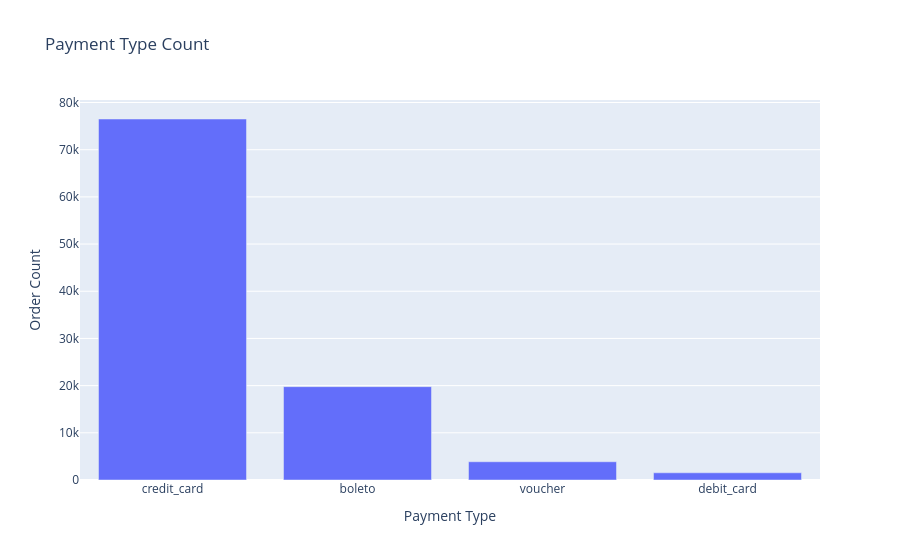

The notebook cell saved with this chart:
### Code cell
import plotly.express as px

fig = px.bar(
    x = payment_type_count.index,
    y = payment_type_count.values,
    title = "Payment Type Count",
    labels = {"x": "Payment Type", "y": "Order Count"}
)

fig.show()

### Figure 1 — Plotly figure (JSON) as saved in the notebook; plotly's stock layout.template omitted (floating-point values rounded to 4 significant figures)
{"data": [{"alignmentgroup": "True", "hovertemplate": "Payment Type=%{x}<br>Order Count=%{y}<extra></extra>", "legendgroup": "", "marker": {"color": "#636efa", "pattern": {"shape": ""}}, "name": "", "offsetgroup": "", "orientation": "v", "showlegend": false, "textposition": "auto", "type": "bar", "x": ["credit_card", "boleto", "voucher", "debit_card"], "xaxis": "x", "y": [76505, 19784, 3866, 1528], "yaxis": "y"}], "layout": {"barmode": "relative", "legend": {"tracegroupgap": 0}, "title": {"text": "Payment Type Count"}, "xaxis": {"anchor": "y", "domain": [0, 1], "title": {"text": "Payment Type"}}, "yaxis": {"anchor": "x", "domain": [0, 1], "title": {"text": "Order Count"}}}}
